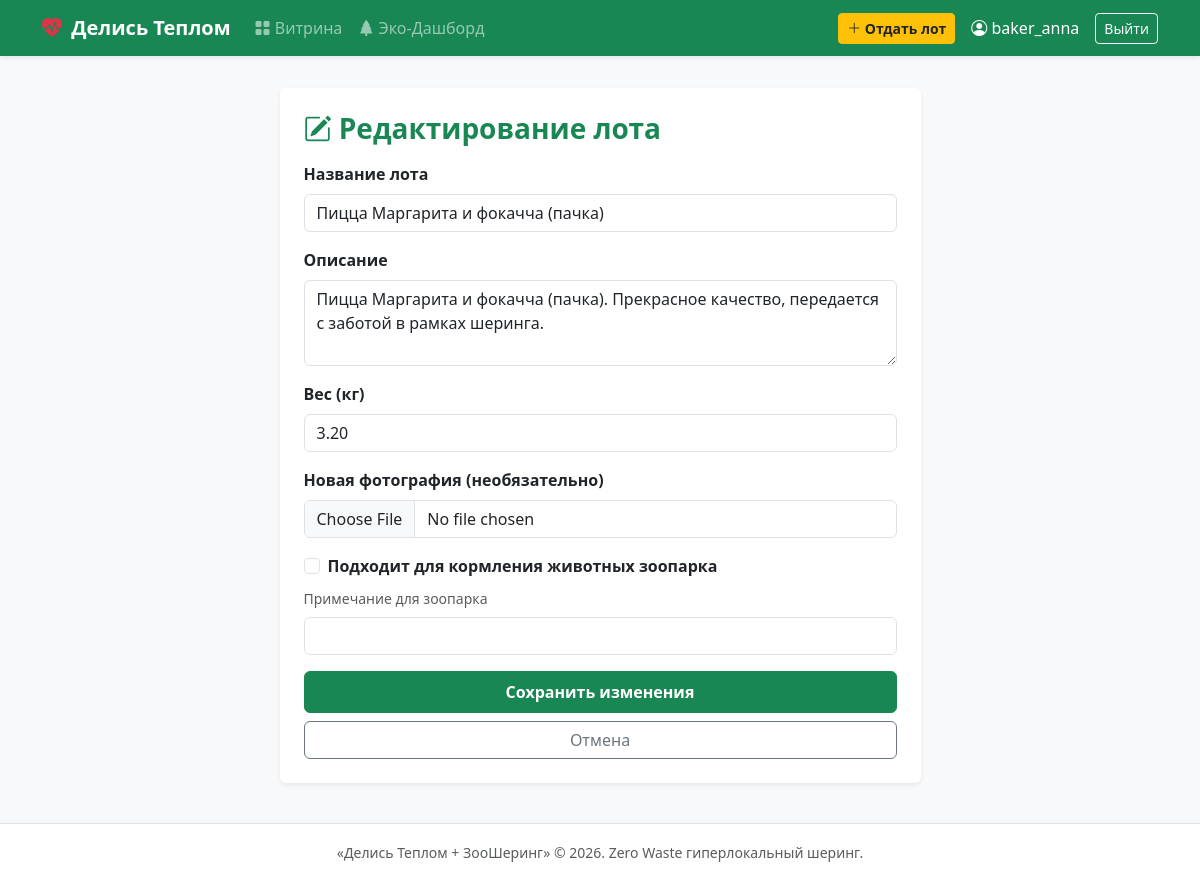
/lots/27/edit/ (signed in), run on the app's committed database.
### lots/models.py (models this page shows, shortened)
class ItemLot(models.Model):
    STATUS_CHOICES = [
        ('available', 'Доступен'),
        ('reserved', 'Забронирован'),
        ('completed', 'Передан человеку'),
        ('to_zoo', 'Направлен в зоопарк'),
        ('zoo_received', 'Принят зоопарком'),
        ('expired', 'Списан в утиль'),
    ]
    donor = models.ForeignKey(User, on_delete=models.CASCADE, related_name='lots')
    title=models.CharField(max_length=100)
    description=models.TextField()
    category=models.ForeignKey(Category,related_name="lots", on_delete=models.CASCADE)
    location = models.ForeignKey(Location, on_delete=models.CASCADE,related_name='lots')
    quantity = models.PositiveIntegerField()
    available_quantity  = models.PositiveIntegerField()
    weight_kg = models.DecimalField(max_digits=6, decimal_places=2)
    expiry_time=models.DateTimeField()
    image=models.ImageField(upload_to='lots',blank=True,null=True)
    suitable_for_zoo = models.BooleanField(default=False)
    zoo_notes=models.CharField(max_length=250)
    status = models.CharField(max_length=20, choices=STATUS_CHOICES, default='available')
    is_active = models.BooleanField(default=True)
    created_at = models.DateTimeField(auto_now_add=True)
    class Meta:
        ordering = ['-created_at']

### lots/views.py (the view, shortened to what this page needs)
# urls.py: path('<int:pk>/edit/', lot_edit_view, name='lot_edit'),
@login_required
def lot_edit_view(request, pk):
    lot = get_object_or_404(ItemLot, pk=pk)
    if lot.donor != request.user and not request.user.is_staff:
        return HttpResponseForbidden("У вас нет прав на редактирование этого лота.")
    return render(request, 'lots/lot_edit.html', {'lot': lot})

### templates/lots/lot_edit.html (shortened to what this page needs)
{% extends 'base.html' %}
{% block content %}
<div class="row justify-content-center">
    <div class="col-md-7">
        <div class="card shadow-sm border-0 mb-4">
            <div class="card-body p-4">
                <h3 class="card-title fw-bold text-success mb-3">
                    <i class="bi bi-pencil-square"></i> Редактирование лота
                </h3>
                <form method="post" enctype="multipart/form-data">
                    <div class="mb-3">
                        <label class="form-label fw-bold">Название лота</label>
                        <input type="text" name="title" class="form-control" value="{{ lot.title }}" required>
                    </div>
                    <div class="mb-3">
                        <label class="form-label fw-bold">Описание</label>
                        <textarea name="description" class="form-control" rows="3" required>{{ lot.description }}</textarea>
                    </div>
                    <div class="mb-3">
                        <label class="form-label fw-bold">Вес (кг)</label>
                        <input type="number" step="0.01" min="0.01" max="9999.99" name="weight_kg" class="form-control" value="{{ lot.weight_kg }}" required>
                    </div>
                    <div class="mb-3">
                        <label class="form-label fw-bold">Новая фотография (необязательно)</label>
                        <input type="file" name="image" class="form-control" accept="image/*">
                    </div>
                    <div class="form-check mb-2">
                        <input class="form-check-input" type="checkbox" name="suitable_for_zoo" id="editZoo" {% if lot.suitable_for_zoo %}checked{% endif %}>
                        <label class="form-check-label fw-bold" for="editZoo">
                            Подходит для кормления животных зоопарка
                        </label>
                    </div>
                    <div class="mb-3">
                        <label class="form-label small text-muted">Примечание для зоопарка</label>
                        <input type="text" name="zoo_notes" class="form-control" value="{{ lot.zoo_notes }}">
                    </div>
                    <button type="submit" class="btn btn-success w-100 py-2 fw-bold">Сохранить изменения</button>
                    <a href="{% url 'lot_detail' lot.pk %}" class="btn btn-outline-secondary w-100 mt-2">Отмена</a>
                </form>
            </div>
        </div>
    </div>
</div>
{% endblock %}

### templates/base.html (shortened to what this page needs)
<!DOCTYPE html>
<html lang="ru">
<head>
    <link href="https://cdn.jsdelivr.net/npm/bootstrap@5.3.3/dist/css/bootstrap.min.css" rel="stylesheet">
    <link rel="stylesheet" href="https://cdn.jsdelivr.net/npm/bootstrap-icons@1.11.3/font/bootstrap-icons.min.css">
</head>
<body>
    <nav class="navbar navbar-expand-lg navbar-dark bg-success shadow-sm sticky-top">
        <div class="container">
            <a class="navbar-brand fw-bold" href="{% url 'lot_list' %}">
                <i class="bi bi-heart-pulse-fill me-1 text-danger"></i> Делись Теплом
            </a>
            <div class="collapse navbar-collapse" id="navBarMain">
                <ul class="navbar-nav me-auto mb-2 mb-lg-0">
                    <li class="nav-item">
                        <a class="nav-link" href="{% url 'lot_list' %}"><i class="bi bi-grid-fill"></i> Витрина</a>
                    </li>
                    <li class="nav-item">
                        <a class="nav-link" href="{% url 'impact_stats' %}"><i class="bi bi-tree-fill"></i> Эко-Дашборд</a>
                    </li>
                </ul>
                <ul class="navbar-nav align-items-center">
                    {% if user.is_authenticated %}
                        <li class="nav-item me-2">
                            <a class="btn btn-warning btn-sm fw-bold text-dark" href="{% url 'lot_create' %}">
                                <i class="bi bi-plus-lg"></i> Отдать лот
                            </a>
                        </li>
                        <li class="nav-item me-2">
                            <a class="nav-link text-white" href="{% url 'user_cabinet' %}">
                                <i class="bi bi-person-circle"></i> {{ user.username }}
                            </a>
                        </li>
                        <li class="nav-item">
                            <a class="btn btn-outline-light btn-sm" href="{% url 'logout' %}">Выйти</a>
                        </li>
                    {% endif %}
                </ul>
            </div>
        </div>
    </nav>
    <main class="container py-3">
        {% block content %}{% endblock %}
    </main>
    <footer class="footer bg-white border-top py-3 text-center text-muted">
        <div class="container">
            <small>«Делись Теплом + ЗооШеринг» &copy; 2026. Zero Waste гиперлокальный шеринг.</small>
        </div>
    </footer>
</body>
</html>

### templates/base.html (style rules this page uses)
body { background-color: #f7f9fa; min-height: 100vh; display: flex; flex-direction: column; }
.footer { margin-top: auto; }

### data on the page
ItemLot: title "Пицца Маргарита и фокачча (пачка)", description "Пицца Маргарита и фокачча (пачка). Прекрасное качество, передается с заботой в рамках шеринга.", weight_kg "3.20"

### other printed values
{{ user.username }} "baker_anna"
